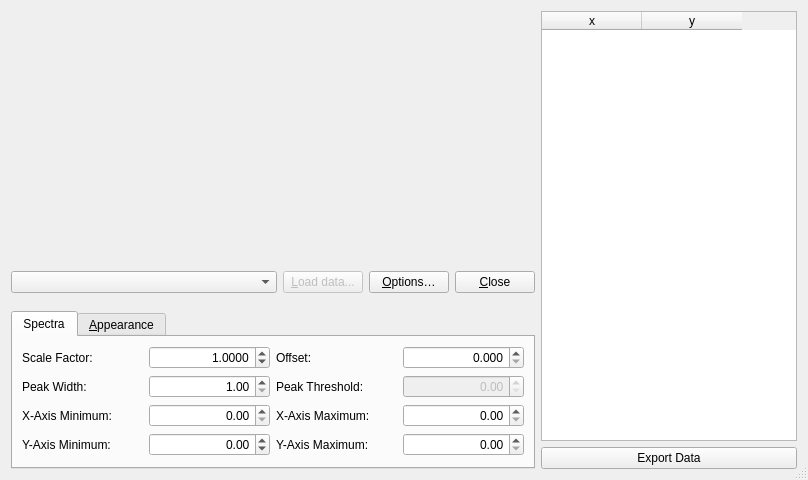
<?xml version="1.0" encoding="UTF-8"?>
<ui version="4.0">
 <class>SpectraDialog</class>
 <widget class="QDialog" name="SpectraDialog">
  <property name="geometry">
   <rect>
    <x>0</x>
    <y>0</y>
    <width>808</width>
    <height>480</height>
   </rect>
  </property>
  <property name="minimumSize">
   <size>
    <width>808</width>
    <height>480</height>
   </size>
  </property>
  <property name="windowTitle">
   <string>Spectra Visualization</string>
  </property>
  <property name="sizeGripEnabled">
   <bool>true</bool>
  </property>
  <layout class="QGridLayout" name="gridLayout">
   <item row="5" column="1">
    <widget class="QPushButton" name="push_loadSpectra">
     <property name="enabled">
      <bool>false</bool>
     </property>
     <property name="sizePolicy">
      <sizepolicy hsizetype="Fixed" vsizetype="Fixed">
       <horstretch>0</horstretch>
       <verstretch>0</verstretch>
      </sizepolicy>
     </property>
     <property name="text">
      <string>&amp;Load data...</string>
     </property>
    </widget>
   </item>
   <item row="9" column="7">
    <widget class="QPushButton" name="push_exportData">
     <property name="text">
      <string>Export Data</string>
     </property>
    </widget>
   </item>
   <item row="5" column="3">
    <widget class="QPushButton" name="pushButton">
     <property name="sizePolicy">
      <sizepolicy hsizetype="Fixed" vsizetype="Fixed">
       <horstretch>0</horstretch>
       <verstretch>0</verstretch>
      </sizepolicy>
     </property>
     <property name="text">
      <string>&amp;Close</string>
     </property>
    </widget>
   </item>
   <item row="8" column="0" rowspan="2" colspan="4">
    <widget class="QTabWidget" name="tab_widget">
     <property name="sizePolicy">
      <sizepolicy hsizetype="Expanding" vsizetype="Fixed">
       <horstretch>0</horstretch>
       <verstretch>0</verstretch>
      </sizepolicy>
     </property>
     <property name="currentIndex">
      <number>0</number>
     </property>
     <widget class="QWidget" name="tab_spectra">
      <attribute name="title">
       <string>Spectra</string>
      </attribute>
      <layout class="QGridLayout" name="gridLayout_2">
       <item row="4" column="1">
        <widget class="QDoubleSpinBox" name="yAxisMinimum">
         <property name="alignment">
          <set>Qt::AlignRight|Qt::AlignTrailing|Qt::AlignVCenter</set>
         </property>
         <property name="minimum">
          <double>-4000.000000000000000</double>
         </property>
         <property name="maximum">
          <double>4000.000000000000000</double>
         </property>
        </widget>
       </item>
       <item row="1" column="0">
        <widget class="QLabel" name="label_11">
         <property name="text">
          <string>Scale Factor:</string>
         </property>
        </widget>
       </item>
       <item row="3" column="3">
        <widget class="QDoubleSpinBox" name="xAxisMaximum">
         <property name="alignment">
          <set>Qt::AlignRight|Qt::AlignTrailing|Qt::AlignVCenter</set>
         </property>
         <property name="maximum">
          <double>4000.000000000000000</double>
         </property>
        </widget>
       </item>
       <item row="3" column="0">
        <widget class="QLabel" name="label_7">
         <property name="text">
          <string>X-Axis Minimum:</string>
         </property>
        </widget>
       </item>
       <item row="3" column="2">
        <widget class="QLabel" name="label_9">
         <property name="text">
          <string>X-Axis Maximum:</string>
         </property>
        </widget>
       </item>
       <item row="1" column="3">
        <widget class="QDoubleSpinBox" name="offsetSpinBox">
         <property name="alignment">
          <set>Qt::AlignRight|Qt::AlignTrailing|Qt::AlignVCenter</set>
         </property>
         <property name="decimals">
          <number>3</number>
         </property>
        </widget>
       </item>
       <item row="1" column="2">
        <widget class="QLabel" name="label_12">
         <property name="text">
          <string>Offset:</string>
         </property>
        </widget>
       </item>
       <item row="4" column="2">
        <widget class="QLabel" name="label_10">
         <property name="text">
          <string>Y-Axis Maximum:</string>
         </property>
        </widget>
       </item>
       <item row="3" column="1">
        <widget class="QDoubleSpinBox" name="xAxisMinimum">
         <property name="alignment">
          <set>Qt::AlignRight|Qt::AlignTrailing|Qt::AlignVCenter</set>
         </property>
         <property name="maximum">
          <double>4000.000000000000000</double>
         </property>
        </widget>
       </item>
       <item row="4" column="0">
        <widget class="QLabel" name="label_8">
         <property name="text">
          <string>Y-Axis Minimum:</string>
         </property>
        </widget>
       </item>
       <item row="4" column="3">
        <widget class="QDoubleSpinBox" name="yAxisMaximum">
         <property name="alignment">
          <set>Qt::AlignRight|Qt::AlignTrailing|Qt::AlignVCenter</set>
         </property>
         <property name="maximum">
          <double>4000.000000000000000</double>
         </property>
        </widget>
       </item>
       <item row="1" column="1">
        <widget class="QDoubleSpinBox" name="scaleSpinBox">
         <property name="alignment">
          <set>Qt::AlignRight|Qt::AlignTrailing|Qt::AlignVCenter</set>
         </property>
         <property name="decimals">
          <number>4</number>
         </property>
         <property name="singleStep">
          <double>0.100000000000000</double>
         </property>
         <property name="value">
          <double>1.000000000000000</double>
         </property>
        </widget>
       </item>
       <item row="2" column="0">
        <widget class="QLabel" name="label_13">
         <property name="text">
          <string>Peak Width:</string>
         </property>
        </widget>
       </item>
       <item row="2" column="1">
        <widget class="QDoubleSpinBox" name="peakWidth">
         <property name="alignment">
          <set>Qt::AlignRight|Qt::AlignTrailing|Qt::AlignVCenter</set>
         </property>
         <property name="minimum">
          <double>1.000000000000000</double>
         </property>
        </widget>
       </item>
       <item row="2" column="3">
        <widget class="QDoubleSpinBox" name="peakThreshold">
         <property name="enabled">
          <bool>false</bool>
         </property>
         <property name="alignment">
          <set>Qt::AlignRight|Qt::AlignTrailing|Qt::AlignVCenter</set>
         </property>
        </widget>
       </item>
       <item row="2" column="2">
        <widget class="QLabel" name="label_27">
         <property name="text">
          <string>Peak Threshold:</string>
         </property>
        </widget>
       </item>
      </layout>
     </widget>
     <widget class="QWidget" name="tab_appearance">
      <attribute name="title">
       <string>&amp;Appearance</string>
      </attribute>
      <layout class="QGridLayout" name="gridLayout_3">
       <item row="4" column="2">
        <widget class="QCheckBox" name="cb_import">
         <property name="enabled">
          <bool>false</bool>
         </property>
         <property name="text">
          <string>Show</string>
         </property>
        </widget>
       </item>
       <item row="4" column="3">
        <widget class="QPushButton" name="push_import">
         <property name="enabled">
          <bool>false</bool>
         </property>
         <property name="sizePolicy">
          <sizepolicy hsizetype="Ignored" vsizetype="Fixed">
           <horstretch>0</horstretch>
           <verstretch>0</verstretch>
          </sizepolicy>
         </property>
         <property name="toolTip">
          <string>Imports a tsv of experimental spectra to overlay on the plot.</string>
         </property>
         <property name="text">
          <string>&amp;Import...</string>
         </property>
        </widget>
       </item>
       <item row="4" column="1">
        <widget class="QPushButton" name="push_colorImported">
         <property name="enabled">
          <bool>false</bool>
         </property>
         <property name="sizePolicy">
          <sizepolicy hsizetype="Minimum" vsizetype="Fixed">
           <horstretch>0</horstretch>
           <verstretch>0</verstretch>
          </sizepolicy>
         </property>
         <property name="text">
          <string>Set Color...</string>
         </property>
        </widget>
       </item>
       <item row="2" column="2">
        <widget class="QLabel" name="label_6">
         <property name="sizePolicy">
          <sizepolicy hsizetype="Fixed" vsizetype="Preferred">
           <horstretch>0</horstretch>
           <verstretch>0</verstretch>
          </sizepolicy>
         </property>
         <property name="text">
          <string>Axis:</string>
         </property>
        </widget>
       </item>
       <item row="4" column="0">
        <widget class="QLabel" name="label_4">
         <property name="text">
          <string>Imported Spectra:</string>
         </property>
        </widget>
       </item>
       <item row="3" column="2">
        <widget class="QCheckBox" name="cb_calculate">
         <property name="enabled">
          <bool>true</bool>
         </property>
         <property name="sizePolicy">
          <sizepolicy hsizetype="Fixed" vsizetype="Fixed">
           <horstretch>0</horstretch>
           <verstretch>0</verstretch>
          </sizepolicy>
         </property>
         <property name="text">
          <string>Show</string>
         </property>
         <property name="checked">
          <bool>true</bool>
         </property>
        </widget>
       </item>
       <item row="2" column="3">
        <widget class="QPushButton" name="push_colorForeground">
         <property name="sizePolicy">
          <sizepolicy hsizetype="Ignored" vsizetype="Fixed">
           <horstretch>0</horstretch>
           <verstretch>0</verstretch>
          </sizepolicy>
         </property>
         <property name="text">
          <string>Set Color...</string>
         </property>
        </widget>
       </item>
       <item row="3" column="3">
        <widget class="QPushButton" name="push_export">
         <property name="enabled">
          <bool>false</bool>
         </property>
         <property name="sizePolicy">
          <sizepolicy hsizetype="Ignored" vsizetype="Fixed">
           <horstretch>0</horstretch>
           <verstretch>0</verstretch>
          </sizepolicy>
         </property>
         <property name="text">
          <string>&amp;Export...</string>
         </property>
        </widget>
       </item>
       <item row="3" column="1">
        <widget class="QPushButton" name="push_colorCalculated">
         <property name="sizePolicy">
          <sizepolicy hsizetype="Minimum" vsizetype="Fixed">
           <horstretch>0</horstretch>
           <verstretch>0</verstretch>
          </sizepolicy>
         </property>
         <property name="text">
          <string>Set Color...</string>
         </property>
        </widget>
       </item>
       <item row="2" column="0">
        <widget class="QLabel" name="label_2">
         <property name="sizePolicy">
          <sizepolicy hsizetype="Fixed" vsizetype="Fixed">
           <horstretch>0</horstretch>
           <verstretch>0</verstretch>
          </sizepolicy>
         </property>
         <property name="text">
          <string>Background:</string>
         </property>
        </widget>
       </item>
       <item row="3" column="0">
        <widget class="QLabel" name="label_3">
         <property name="sizePolicy">
          <sizepolicy hsizetype="Fixed" vsizetype="Fixed">
           <horstretch>0</horstretch>
           <verstretch>0</verstretch>
          </sizepolicy>
         </property>
         <property name="text">
          <string>Calculated Spectra:</string>
         </property>
        </widget>
       </item>
       <item row="2" column="1">
        <widget class="QPushButton" name="push_colorBackground">
         <property name="sizePolicy">
          <sizepolicy hsizetype="Minimum" vsizetype="Fixed">
           <horstretch>0</horstretch>
           <verstretch>0</verstretch>
          </sizepolicy>
         </property>
         <property name="text">
          <string>Set Color...</string>
         </property>
        </widget>
       </item>
       <item row="5" column="2">
        <widget class="QLabel" name="label">
         <property name="text">
          <string>Font Size:</string>
         </property>
        </widget>
       </item>
       <item row="5" column="3">
        <widget class="QComboBox" name="fontSizeCombo">
         <property name="editable">
          <bool>true</bool>
         </property>
         <item>
          <property name="text">
           <string>10</string>
          </property>
         </item>
         <item>
          <property name="text">
           <string>12</string>
          </property>
         </item>
         <item>
          <property name="text">
           <string>14</string>
          </property>
         </item>
         <item>
          <property name="text">
           <string>16</string>
          </property>
         </item>
         <item>
          <property name="text">
           <string>18</string>
          </property>
         </item>
        </widget>
       </item>
       <item row="5" column="0">
        <widget class="QLabel" name="label_5">
         <property name="toolTip">
          <string extracomment="Size in pixels of the line drawing the spectra"/>
         </property>
         <property name="text">
          <string comment="Size in pixels of the line drawing the spectra">Line Width:</string>
         </property>
        </widget>
       </item>
       <item row="5" column="1">
        <widget class="QDoubleSpinBox" name="lineWidthSpinBox">
         <property name="alignment">
          <set>Qt::AlignRight|Qt::AlignTrailing|Qt::AlignVCenter</set>
         </property>
         <property name="decimals">
          <number>1</number>
         </property>
         <property name="minimum">
          <double>1.000000000000000</double>
         </property>
         <property name="maximum">
          <double>10.000000000000000</double>
         </property>
         <property name="singleStep">
          <double>0.500000000000000</double>
         </property>
        </widget>
       </item>
      </layout>
     </widget>
    </widget>
   </item>
   <item row="0" column="7" rowspan="9">
    <widget class="QTableWidget" name="dataTable">
     <property name="sizePolicy">
      <sizepolicy hsizetype="Fixed" vsizetype="Expanding">
       <horstretch>0</horstretch>
       <verstretch>0</verstretch>
      </sizepolicy>
     </property>
     <property name="minimumSize">
      <size>
       <width>160</width>
       <height>0</height>
      </size>
     </property>
     <property name="horizontalScrollBarPolicy">
      <enum>Qt::ScrollBarAlwaysOff</enum>
     </property>
     <property name="editTriggers">
      <set>QAbstractItemView::NoEditTriggers</set>
     </property>
     <property name="alternatingRowColors">
      <bool>true</bool>
     </property>
     <property name="selectionMode">
      <enum>QAbstractItemView::SingleSelection</enum>
     </property>
     <property name="selectionBehavior">
      <enum>QAbstractItemView::SelectRows</enum>
     </property>
     <property name="sortingEnabled">
      <bool>true</bool>
     </property>
     <attribute name="horizontalHeaderVisible">
      <bool>true</bool>
     </attribute>
     <attribute name="horizontalHeaderCascadingSectionResizes">
      <bool>false</bool>
     </attribute>
     <attribute name="horizontalHeaderHighlightSections">
      <bool>false</bool>
     </attribute>
     <attribute name="verticalHeaderVisible">
      <bool>true</bool>
     </attribute>
     <column>
      <property name="text">
       <string>x</string>
      </property>
     </column>
     <column>
      <property name="text">
       <string>y</string>
      </property>
     </column>
    </widget>
   </item>
   <item row="5" column="2">
    <widget class="QPushButton" name="push_options">
     <property name="sizePolicy">
      <sizepolicy hsizetype="Fixed" vsizetype="Fixed">
       <horstretch>0</horstretch>
       <verstretch>0</verstretch>
      </sizepolicy>
     </property>
     <property name="text">
      <string>&amp;Options…</string>
     </property>
    </widget>
   </item>
   <item row="5" column="0">
    <widget class="QComboBox" name="combo_spectra">
     <property name="sizePolicy">
      <sizepolicy hsizetype="Preferred" vsizetype="Fixed">
       <horstretch>0</horstretch>
       <verstretch>0</verstretch>
      </sizepolicy>
     </property>
    </widget>
   </item>
   <item row="0" column="0" colspan="4">
    <widget class="Avogadro::VTK::ChartWidget" name="plot" native="true">
     <property name="sizePolicy">
      <sizepolicy hsizetype="Preferred" vsizetype="Expanding">
       <horstretch>0</horstretch>
       <verstretch>0</verstretch>
      </sizepolicy>
     </property>
     <property name="minimumSize">
      <size>
       <width>500</width>
       <height>210</height>
      </size>
     </property>
     <property name="baseSize">
      <size>
       <width>800</width>
       <height>600</height>
      </size>
     </property>
     <property name="cursor">
      <cursorShape>CrossCursor</cursorShape>
     </property>
     <property name="toolTip">
      <string>Controls:
Double left click: Restore default axis limits
Right click + drag: Move plot
Middle click + drag: Zoom to region
Scroll wheel: Zoom to cursor</string>
     </property>
    </widget>
   </item>
  </layout>
 </widget>
 <customwidgets>
  <customwidget>
   <class>Avogadro::VTK::ChartWidget</class>
   <extends>QWidget</extends>
   <header location="global">avogadro/vtk/chartwidget.h</header>
   <container>1</container>
  </customwidget>
 </customwidgets>
 <tabstops>
  <tabstop>combo_spectra</tabstop>
  <tabstop>push_loadSpectra</tabstop>
  <tabstop>push_options</tabstop>
  <tabstop>scaleSpinBox</tabstop>
  <tabstop>offsetSpinBox</tabstop>
  <tabstop>peakWidth</tabstop>
  <tabstop>peakThreshold</tabstop>
  <tabstop>xAxisMinimum</tabstop>
  <tabstop>xAxisMaximum</tabstop>
  <tabstop>yAxisMinimum</tabstop>
  <tabstop>yAxisMaximum</tabstop>
  <tabstop>push_colorBackground</tabstop>
  <tabstop>push_colorForeground</tabstop>
  <tabstop>push_colorCalculated</tabstop>
  <tabstop>cb_calculate</tabstop>
  <tabstop>push_export</tabstop>
  <tabstop>push_colorImported</tabstop>
  <tabstop>cb_import</tabstop>
  <tabstop>push_import</tabstop>
  <tabstop>lineWidthSpinBox</tabstop>
  <tabstop>fontSizeCombo</tabstop>
  <tabstop>dataTable</tabstop>
  <tabstop>push_exportData</tabstop>
  <tabstop>pushButton</tabstop>
  <tabstop>tab_widget</tabstop>
 </tabstops>
 <resources/>
 <connections>
  <connection>
   <sender>pushButton</sender>
   <signal>clicked()</signal>
   <receiver>SpectraDialog</receiver>
   <slot>accept()</slot>
   <hints>
    <hint type="sourcelabel">
     <x>525</x>
     <y>277</y>
    </hint>
    <hint type="destinationlabel">
     <x>199</x>
     <y>149</y>
    </hint>
   </hints>
  </connection>
 </connections>
</ui>
